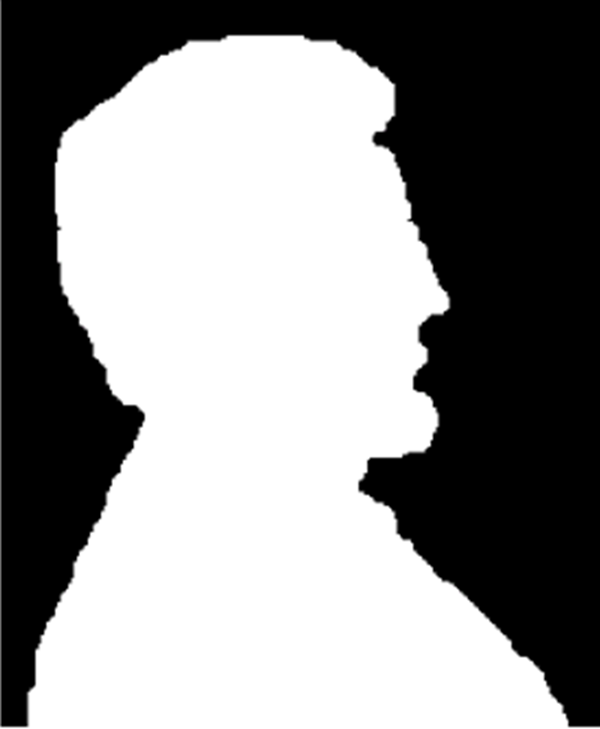
#> input picture Przekształcenia_morfologiczne_binarne/test2.png, 600 x 729 px
$ python lab6.py
#> lines starting #> are read from the running program, lines starting #| are printed output that depends on the picture; after the words box and inside, x2 and y2 are one past the last pixel; in counts of white or black regions, pixels touching at a corner belong together
#> the answer given: 1
import cv2
import numpy as np
from matplotlib import pyplot as plt
import os
import sys

def resource_path(relative_path):
    try:
        base_path = sys._MEIPASS
    except AttributeError:
        base_path = os.path.abspath(".")
    return os.path.join(base_path, relative_path)

def lab6_zad1():
    original = cv2.imread(resource_path('test2.png'), cv2.IMREAD_GRAYSCALE)
#> original: shape (729, 600); min 0, max 255, mean 140.8
    _, binary = cv2.threshold(original, 127, 255, cv2.THRESH_BINARY)
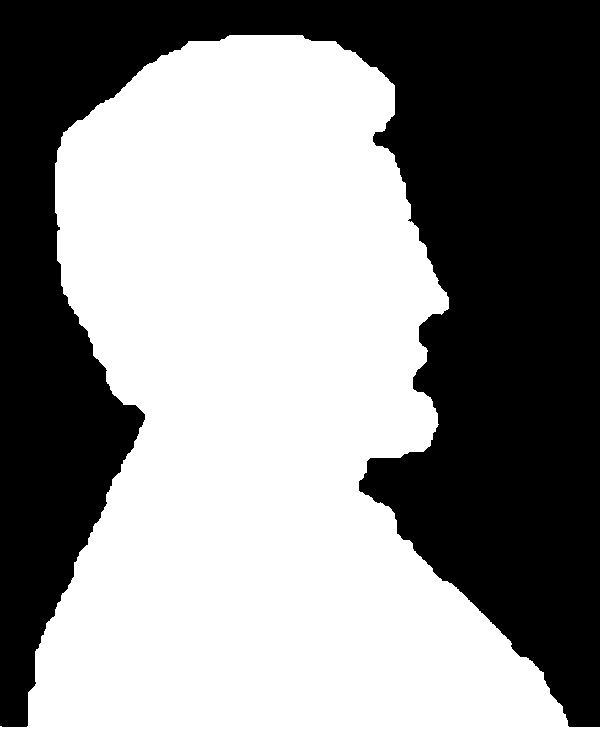
#> binary: shape (729, 600); 55.1% white; 1 black region, box (x1, y1, x2, y2) and area: (0, 0, 600, 727) 196372

    kernels = {
        '1': {
            'name': 'krzyżyk 3x3',
            'kernel': cv2.getStructuringElement(cv2.MORPH_CROSS, (3, 3))
        },
        '2': {
            'name': 'pełny 3x3',
            'kernel': np.ones((3, 3), np.uint8)
        },
        '3': {
            'name': 'pionowy 7x1',
            'kernel': np.ones((7, 1), np.uint8)
        },
        '4': {
            'name': 'duży krzyżyk 7x7',
            'kernel': np.array([
                [0, 0, 0, 1, 0, 0, 0],
                [0, 0, 1, 1, 1, 0, 0],
                [0, 1, 1, 1, 1, 1, 0],
                [1, 1, 1, 1, 1, 1, 1],
                [0, 1, 1, 1, 1, 1, 0],
                [0, 0, 1, 1, 1, 0, 0],
                [0, 0, 0, 1, 0, 0, 0]
            ], dtype=np.uint8)
        }
    }

    # [19 lines left out: function pokaz_wyniki, not called in this run]

    def podmenu():
        while True:
            print("\n=== MENU WYBORU KERNELI ===")
            print("1. Krzyzyk 3x3")
            print("2. Pelny 3x3")
            print("3. Pionowy 7x1")
            print("4. Duzy krzyzyk 7x7")
            print("5. Powrot")

            wybor = input("Wybierz opcje (1-5): ")

            if wybor in ['1', '2', '3', '4']:
                kernel_data = kernels[wybor]
                eroded = cv2.erode(binary, kernel_data['kernel'], iterations=1)
                contour = cv2.subtract(binary, eroded)
                pokaz_wyniki(kernel_data['name'], eroded, contour)
            elif wybor == '5':
                print("Powrot")
                break
            else:
                print("Nieprawidłowy wybor, sprobuj ponownie.")
    podmenu()

# [317 lines left out: functions lab6_zad2, lab6_zad3, lab6_zad4, lab6_zad5, not called in this run]

def menu():
    while True:
        print("\n=== LABORATORIUM 6 ===")
        print("1. Zadanie 1 - Procedura erozja")
        print("2. Zadanie 2 - Procedura dylacji")
        print("3. Zadanie 3 - Procedura domknieta")
        print("4. Zadanie 4 - Procedura otwarcia")
        print("5. Zadanie 5 - Procedura wyznaczajaca gradient oraz laplasjan")
        print("6. Wyjście")

        choice = input("Wybierz opcję (1-6): ")

        if choice == "1":
            lab6_zad1()
        elif choice == "2":
            lab6_zad2()
        elif choice == "3":
            lab6_zad3()
        elif choice == "4":
            lab6_zad4()
        elif choice == "5":
            lab6_zad5()
        elif choice == "6":
            print("Wyjście z programu.")
            break
        else:
            print("Nieprawidłowa opcja. Spróbuj ponownie.")

if __name__ == "__main__":
#> (the run stopped early here; a loop or call above may not have finished)
